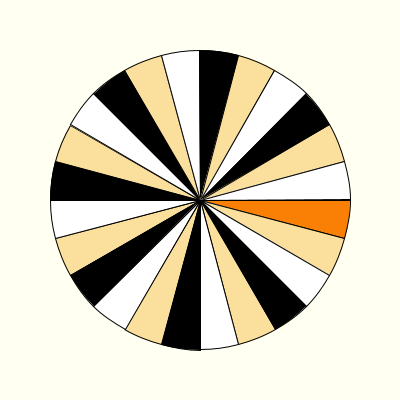
Frame 1 (no input)
Frame 60 (the mouse pressed at the canvas centre just before this capture): identical to frame 1, image omitted
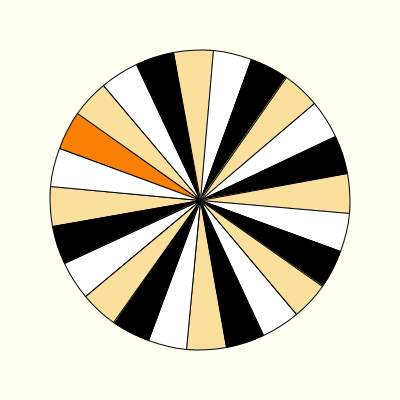
Frame 120 (the mouse held since frame 60 and released just before this capture)

The Processing sketch that drew these frames (run headless with seeded random() and noise(); from frame 60 on, the mouse is pressed at the canvas centre):

// Processing sketch: week16_8_big_wheel
// ── week16_8_big_wheel.pde
void setup(){
  size(400,400);
}
void draw(){
  background(#FFFFF2);
  float dx = radians(mouseX);
  for(int i=0; i<24; i++){
    if(i==0) fill(#FA8005);
    else if(i%3==0) fill(0,0,0);
    else if(i%3==1) fill(#FAE09C);
    else fill(255,255,255);
    float a = radians(360/24);
    arc(200, 200, 300, 300, a*i+dx, a*i+a+dx, PIE);
  }
}
